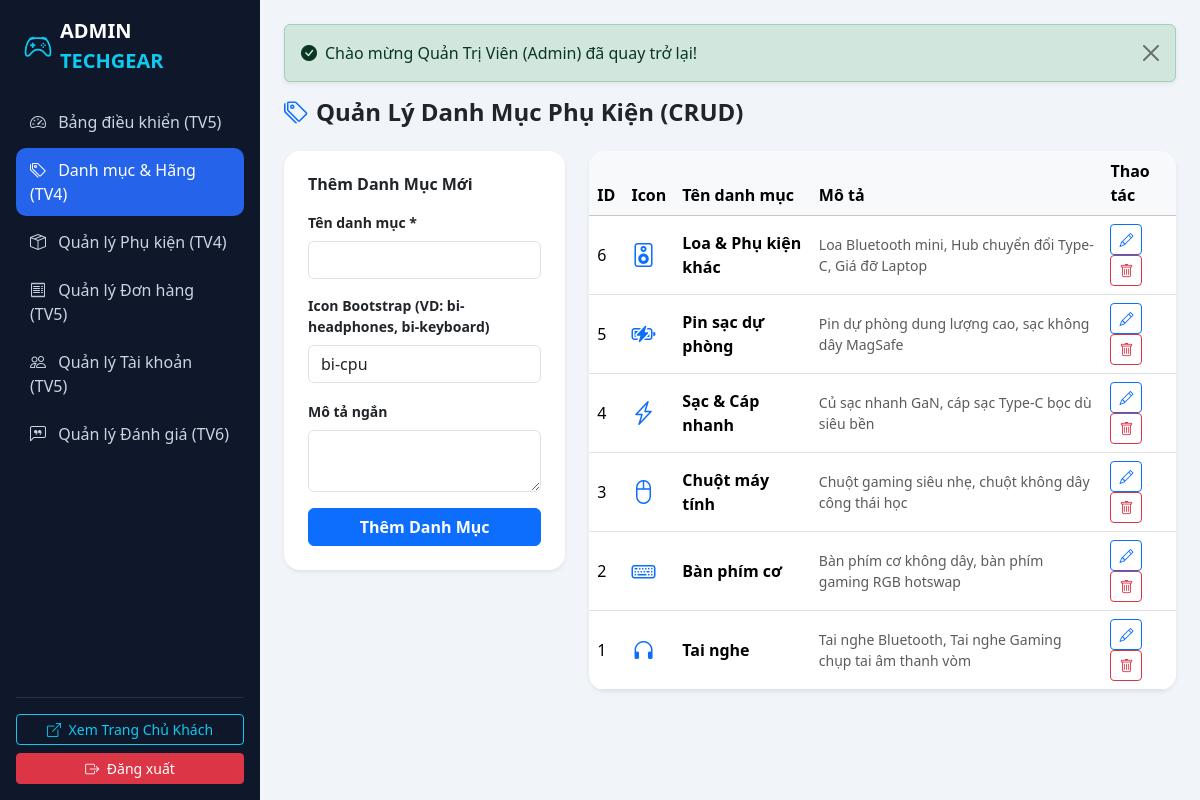
Screenshot of /admin/categories.php (signed in) with the database file from the repository.
### tables this page shows
CREATE TABLE `categories` (
  `id` INT AUTO_INCREMENT PRIMARY KEY,
  `name` VARCHAR(100) NOT NULL,
  `slug` VARCHAR(120) NOT NULL,
  `icon` VARCHAR(50) DEFAULT 'bi-Cpu',
  `description` VARCHAR(255) DEFAULT NULL,
  `status` TINYINT(1) DEFAULT 1
);

### admin/categories.php (the view, shortened to what this page needs)
<?php
require_once __DIR__ . '/../config/db.php';
$categories = $pdo->query("SELECT * FROM categories ORDER BY id DESC")->fetchAll();
$edit_cat = null;
require_once __DIR__ . '/includes/header.php';
?>
<h4 class="fw-bold mb-4"><i class="bi bi-tags text-primary me-2"></i>Quản Lý Danh Mục Phụ Kiện (CRUD)</h4>
<div class="row g-4">
    <div class="col-md-4">
        <div class="card border-0 shadow-sm rounded-4 p-4">
            <h6 class="fw-bold mb-3"><?= $edit_cat ? 'Sửa Danh Mục #' . $edit_cat['id'] : 'Thêm Danh Mục Mới' ?></h6>
            <form method="POST">
                <div class="mb-3">
                    <label class="form-label small fw-semibold">Tên danh mục *</label>
                    <input type="text" name="name" class="form-control" required value="<?= htmlspecialchars($edit_cat['name'] ?? '') ?>">
                </div>
                <div class="mb-3">
                    <label class="form-label small fw-semibold">Icon Bootstrap (VD: bi-headphones, bi-keyboard)</label>
                    <input type="text" name="icon" class="form-control" value="<?= htmlspecialchars($edit_cat['icon'] ?? 'bi-cpu') ?>">
                </div>
                <div class="mb-3">
                    <label class="form-label small fw-semibold">Mô tả ngắn</label>
                    <textarea name="description" rows="2" class="form-control"><?= htmlspecialchars($edit_cat['description'] ?? '') ?></textarea>
                </div>
                <?php if ($edit_cat): ?>
                    <button type="submit" name="update_category" class="btn btn-warning fw-semibold w-100 mb-2">Lưu Cập Nhật</button>
                    <a href="categories.php" class="btn btn-light border w-100">Hủy</a>
                <?php else: ?>
                    <button type="submit" name="add_category" class="btn btn-primary fw-semibold w-100">Thêm Danh Mục</button>
                <?php endif; ?>
            </form>
        </div>
    </div>
    <div class="col-md-8">
        <div class="card border-0 shadow-sm rounded-4 overflow-hidden">
            <table class="table align-middle mb-0">
                <thead class="table-light">
                    <tr>
                        <th>ID</th>
                        <th>Icon</th>
                        <th>Tên danh mục</th>
                        <th>Mô tả</th>
                        <th>Thao tác</th>
                    </tr>
                </thead>
                <tbody>
                    <?php foreach ($categories as $c): ?>
                        <tr>
                            <td><?= $c['id'] ?></td>
                            <td class="fs-4 text-primary"><i class="bi <?= htmlspecialchars($c['icon']) ?>"></i></td>
                            <td class="fw-bold"><?= htmlspecialchars($c['name']) ?></td>
                            <td class="small text-muted"><?= htmlspecialchars($c['description']) ?></td>
                            <td>
                                <a href="categories.php?edit_cat=<?= $c['id'] ?>" class="btn btn-sm btn-outline-primary"><i class="bi bi-pencil"></i></a>
                                <a href="categories.php?delete_cat=<?= $c['id'] ?>" class="btn btn-sm btn-outline-danger" onclick="return confirm('Xóa danh mục này?')"><i class="bi bi-trash"></i></a>
                            </td>
                        </tr>
                    <?php endforeach; ?>
                </tbody>
            </table>
        </div>
    </div>
</div>
<?php require_once __DIR__ . '/includes/footer.php'; ?>

### admin/includes/header.php (shortened to what this page needs)
<?php
$current_page = basename($_SERVER['PHP_SELF']);
?>
<!DOCTYPE html>
<html lang="vi">
<head>
    <link href="https://cdn.jsdelivr.net/npm/bootstrap@5.3.2/dist/css/bootstrap.min.css" rel="stylesheet">
    <link href="https://cdn.jsdelivr.net/npm/bootstrap-icons@1.11.3/font/bootstrap-icons.min.css" rel="stylesheet">
</head>
<body>
<div class="d-flex">
    <div class="sidebar p-3 d-flex flex-column flex-shrink-0">
        <a href="index.php" class="text-white text-decoration-none d-flex align-items-center mb-4 px-2">
            <i class="bi bi-controller text-info fs-3 me-2"></i>
            <span class="fs-5 fw-bold">ADMIN <span class="text-info">TECHGEAR</span></span>
        </a>
        <ul class="nav nav-pills flex-column mb-auto">
            <li class="nav-item">
                <a href="index.php" class="nav-link <?= $current_page === 'index.php' ? 'active' : '' ?>">
                    <i class="bi bi-speedometer2 me-2"></i> Bảng điều khiển (TV5)
                </a>
            </li>
            <li>
                <a href="categories.php" class="nav-link <?= $current_page === 'categories.php' ? 'active' : '' ?>">
                    <i class="bi bi-tags me-2"></i> Danh mục & Hãng (TV4)
                </a>
            </li>
            <li>
                <a href="products.php" class="nav-link <?= in_array($current_page, ['products.php', 'product_form.php']) ? 'active' : '' ?>">
                    <i class="bi bi-box-seam me-2"></i> Quản lý Phụ kiện (TV4)
                </a>
            </li>
            <li>
                <a href="orders.php" class="nav-link <?= $current_page === 'orders.php' ? 'active' : '' ?>">
                    <i class="bi bi-receipt me-2"></i> Quản lý Đơn hàng (TV5)
                </a>
            </li>
            <li>
                <a href="users.php" class="nav-link <?= $current_page === 'users.php' ? 'active' : '' ?>">
                    <i class="bi bi-people me-2"></i> Quản lý Tài khoản (TV5)
                </a>
            </li>
            <li>
                <a href="reviews.php" class="nav-link <?= $current_page === 'reviews.php' ? 'active' : '' ?>">
                    <i class="bi bi-chat-left-quote me-2"></i> Quản lý Đánh giá (TV6)
                </a>
            </li>
        </ul>
        <hr class="border-secondary">
        <a href="../index.php" class="btn btn-outline-info btn-sm w-100 mb-2">
            <i class="bi bi-box-arrow-up-right me-1"></i> Xem Trang Chủ Khách
        </a>
        <a href="../logout.php" class="btn btn-danger btn-sm w-100">
            <i class="bi bi-box-arrow-right me-1"></i> Đăng xuất
        </a>
    </div>
    <div class="flex-grow-1 p-4">
        <?php if (!empty($_SESSION['flash_success'])): ?>
            <div class="alert alert-success alert-dismissible fade show shadow-sm">
                <i class="bi bi-check-circle-fill me-2"></i><?= htmlspecialchars($_SESSION['flash_success']) ?>
                <button type="button" class="btn-close" data-bs-dismiss="alert"></button>
            </div>
        <?php endif; ?>

### admin/includes/footer.php (shortened to what this page needs)
    </div>
</div>
</body>
</html>

### admin/includes/header.php (style rules this page uses)
body { background-color: #f1f5f9; font-family: 'Segoe UI', system-ui, sans-serif; }
.sidebar { width: 260px; min-height: 100vh; background: #0f172a; color: #fff; }
.sidebar .nav-link { color: #cbd5e1; border-radius: 10px; padding: 10px 14px; margin-bottom: 4px; font-weight: 500; }
.sidebar .nav-link:hover, .sidebar .nav-link.active { background: #2563eb; color: #fff; }

### rows the page displays
categories: id "6", name "Loa & Phụ kiện khác", description "Loa Bluetooth mini, Hub chuyển đổi Type-C, Giá đỡ Laptop"
categories: id "5", name "Pin sạc dự phòng", description "Pin dự phòng dung lượng cao, sạc không dây MagSafe"
categories: id "4", name "Sạc & Cáp nhanh", description "Củ sạc nhanh GaN, cáp sạc Type-C bọc dù siêu bền"
categories: id "3", name "Chuột máy tính", description "Chuột gaming siêu nhẹ, chuột không dây công thái học"
categories: id "2", name "Bàn phím cơ", description "Bàn phím cơ không dây, bàn phím gaming RGB hotswap"
categories: id "1", name "Tai nghe", description "Tai nghe Bluetooth, Tai nghe Gaming chụp tai âm thanh vòm"

### other values shown
$_SESSION['flash_success'] "Chào mừng Quản Trị Viên (Admin) đã quay trở lại!"
